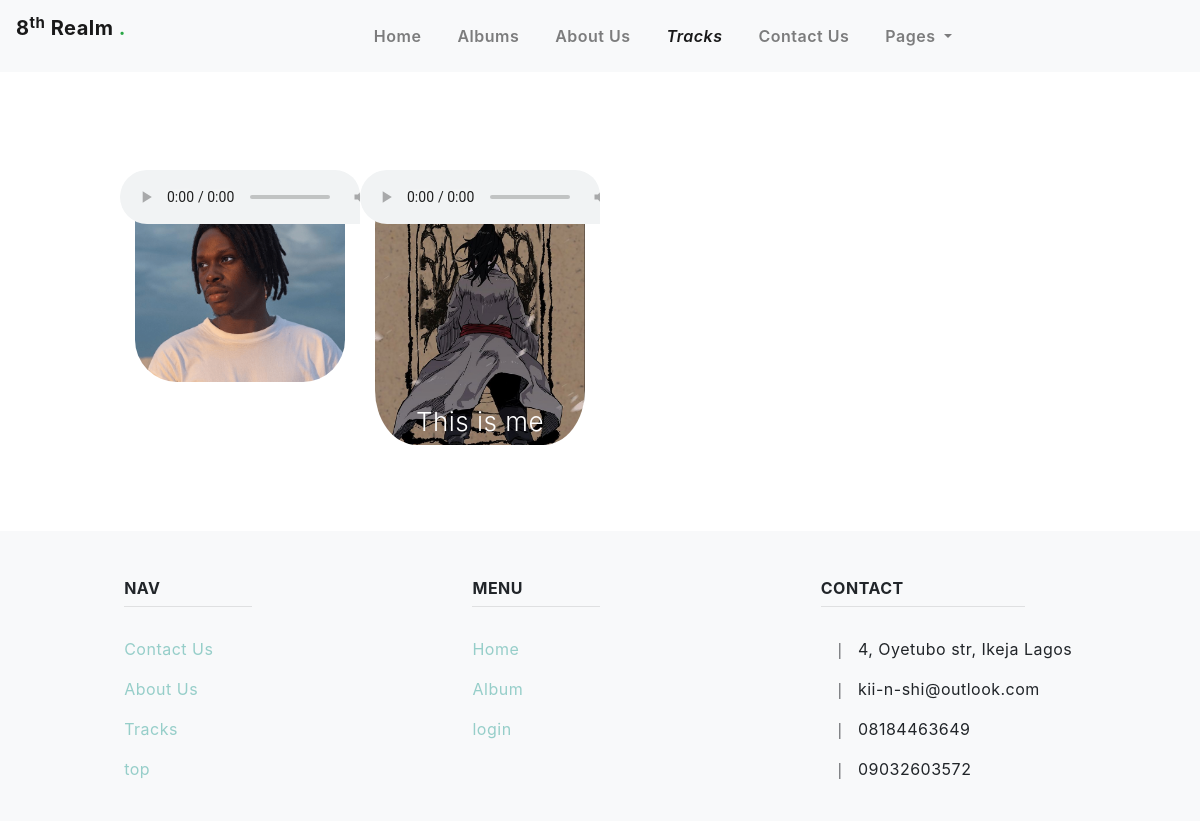
Before: /pages/tracks/ with the older database file.
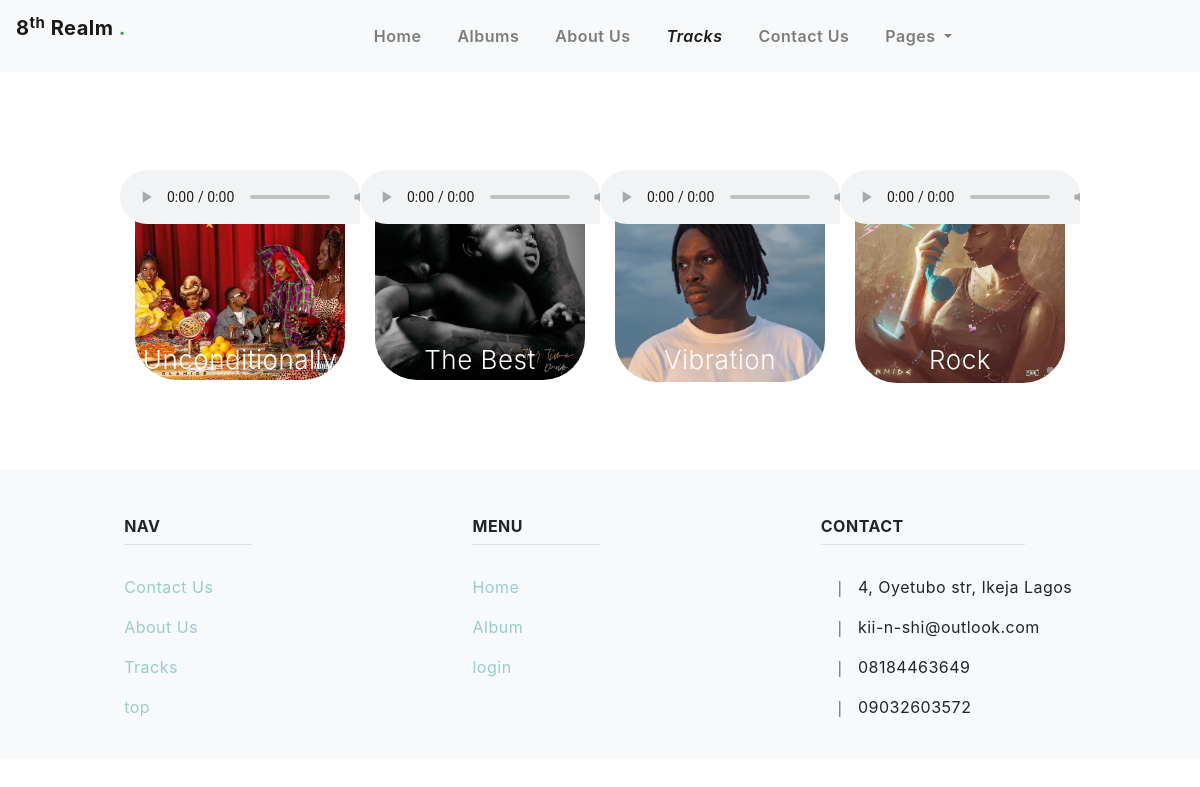
After: the same page with the newer database file.
### frontend/models.py (models this page shows, shortened)
class Track(models.Model):
    track_name = models.CharField(max_length=200)
    track_artists = models.CharField(max_length=200)
    track_image = models.ImageField(blank=True, null=True, verbose_name='Track Image', upload_to ='uploads/tracks')
    track_audio = models.FileField(blank=True, null=True, upload_to='upload')
    track_genre = models.CharField(max_length=200)
    slug = models.SlugField(max_length=200, unique=True)
    time_added = models.DateTimeField('date added', default=datetime.now())
    approve = models.BooleanField(default=False)
    def get_track_image(self):
        if self.track_image:
            return self.track_image.url
    def get_track_name(self):
        if self.track_name:
            return self.track_name
    def get_track_audio(self):
        if self.track_audio:
            return self.track_audio.url
    class Meta():
        verbose_name_plural = 'Track'

### frontend/views.py (the view)
# urls.py: path('tracks/', views.tracks, name='tracks'),
def tracks(request):
    track = Track.objects.order_by('-time_added')
    return render(request, 'frontend/tracks.html', {'track':track})

### template/frontend/tracks.html (shortened to what this page needs)
{% extends 'frontend/base.html' %}
{% load static %}
{% block content %}
  <link rel="stylesheet" href="{% static 'frontend/css/playlist.css' %}">
  <link rel="stylesheet" href="{% static 'frontend/css/style.css' %}">
  <link rel="stylesheet" href="{% static 'frontend/css/bootstrap.min.css' %}">
</head>
<body>
  <section class="album">
    <div class="container-fluid mt-5">
      <div class="row" >
        {% if track %}
          {% for t in track %}
            <div class="album-col col-lg-3 col-md-6 col-sm-12 col-12" >
              <img src="{{t.get_track_image}}" class="mb-2" >
              <div class="layer ">
                <h3 class = 'hitz mb-3'>{{t.get_track_name}}</h3>
                <audio controls class="embed-responsive-item" src="{{t.get_track_audio}}" type="audio/mpeg" ></audio>
              </div>
            </div>
          {% endfor %}
        {% endif %}
      </div>
    </div>
  </section>
{% endblock %}

### template/frontend/base.html (shortened to what this page needs)
{% load static %}
<!DOCTYPE html>
<html lang="en">
    <head>
      <link rel="stylesheet" href="{% static 'frontend/../../static/frontend/css/details.css' %}">
      <link rel="stylesheet" href="{% static 'frontend/css/login.css' %}">
      <link rel="stylesheet" href="{% static 'frontend/css/team.css' %}">
      <link rel="stylesheet" href="{% static 'frontend/css/contact-us.css' %}">
      <link rel="stylesheet" href="{% static 'frontend/css/style.css' %}">
      <link rel="stylesheet" href="{% static 'frontend/css/bootstrap.min.css' %}">
      <link rel="stylesheet" href="{% static 'frontend/css/font-awesome.css' %}">
      <link rel="stylesheet" href="{% static 'frontend/css/font-awesome.min.css' %}">
      <link rel="stylesheet" href="{% static 'frontend/css/custom.css' %}">
    </head>
    <body>
        <section id="nav-bar">
            <nav class="navbar navbar-expand-lg navbar-light bg-light fixed">
                <p class="navbar-brand"><strong>8<sup>th</sup> Realm <span class="text-success">.</span></strong></p>
                <div class="collapse navbar-collapse align-items-center text-center justify-content-center" id="navbarNav">
                    {% if request.user.is_authenticated%}
                    <ul class="navbar-nav d-flex align-items-end text-center justify-content-end">
                        {% url 'home' as Home %}
                        {% url 'frontend:albums' as Albums%}
                        {% url 'frontend:team' as About %}
                        {% url 'frontend:tracks' as Tracks %}
                        {% url 'frontend:contact' as Contact %}
                        {% url 'frontend:login_view' as Login %}
                        {% url 'frontend:logout_view' as Logout %}
                        {% url 'frontend:dashboard' as Dashboard %}
                        <li {% if request.path == Home %}  class="nav-item active" {% endif %}>
                            <a href="{% url 'home' %}" class="nav-link">home<span class="sr-only"></span> </a>
                        </li>
                        <li {% if request.path == Albums %} class="nav-item active" {% endif %}>
                            <a href="{% url 'frontend:albums' %}" class="nav-link">albums<span class="sr-only"></span></a>
                        </li>
                        <li {% if request.path == Tracks %} class="nav-item active" {% endif %}>
                            <a href="{% url 'frontend:tracks' %}" class="nav-link">Tracks<span class="sr-only"></span></a>
                        </li>
                        <li {% if request.path == Dashboard %} class="nav-item active" {% endif %}>
                            <a href="{% url 'frontend:dashboard'%}" class="nav-link">Dashboard<span class="sr-only"></span></a>
                        </li>
                        <li {% if request.path == Logout %} class="nav-item active" {% endif %}>
                            <a href="{% url 'frontend:logout_view' %}" class="nav-link">Logout<span class="sr-only"></span></a>
                        </li>
                    </ul>
                    {% else %}
                    <ul class="navbar-nav d-flex align-items-end text-center justify-content-end">
                        {% url 'home' as Home %}
                        {% url 'frontend:albums' as Albums%}
                        {% url 'frontend:team' as About %}
                        {% url 'frontend:tracks' as Tracks %}
                        {% url 'frontend:contact' as Contact %}
                        {% url 'frontend:login' as Login%}
                        <li {% if request.path == Home %}  class="nav-item active" {% endif %}>
                            <a href="{% url 'home' %}" class="nav-link">home </a>
                        </li>
                        <li {% if request.path == Albums %} class="nav-item active" {% endif %}>
                            <a href="{% url 'frontend:albums' %}" class="nav-link">albums</a>
                        </li>
                        <li {% if request.path == About %} class="nav-item active" {% endif %}>
                            <a href="{% url 'frontend:team'%}" class="nav-link">About Us</a>
                        </li>
                        <li {% if request.path == Tracks %} class="nav-item active" {% endif %}>
                            <a href="{% url 'frontend:tracks' %}" class="nav-link">Tracks</a>
                        </li>
                        <li {% if request.path == Contact %} class="nav-item active" {% endif %}>
                            <a href="{% url 'frontend:contact' %}" class="nav-link">contact us</a>
                        </li>
                        <li {% if request.path == Login %} class="nav-item dropdown active" {% endif %}>
                            <a class="nav-link dropdown-toggle" href="{% url 'frontend:login_view' %}" id="navbarDropdown" role="button" data-toggle="dropdown" aria-haspopup="true" aria-expanded="false">
                                pages
                            </a>
                        </li>
                    </ul>
                    {% endif %}
                </div>
            </nav>
        </section>
        {% block content %}
        {% endblock %}
        <footer class="page-footer font-small blue-grey lighten-5 bg-light">
            <div class="container text-center text-md-left mt-5">
                <div class="row mt-5 dark-grey-text">
                    <div class="col-md-2 col-lg-2 col-xl-2 mx-auto mb-4 mt-5">
                        <h6 class="text-uppercase font-weight-bold menu">Nav</h6>
                        <hr class="teal accent-3 mb-4 mt-0 d-inline-block mx-auto" style="width: 60px;">
                        <p>
                            <a class="dark-grey-text" href="{% url 'frontend:contact'%}" style="text-decoration: solid; color: #8fcac5ee; font-size: medium;">Contact Us</a>
                        </p>
                        <p>
                            <a class="dark-grey-text" href="{% url 'frontend:team' %}" style="text-decoration: solid; color: #8fcac5ee; font-size: medium;">About Us</a>
                        </p>
                        <p>
                            <a class="dark-grey-text" href="{% url 'frontend:tracks' %}" style="text-decoration: solid; color: #8fcac5ee; font-size: medium;">Tracks</a>
                        </p>
                        <p>
                            <a class="success-text" href="#top" style="text-decoration: solid; color: #8fcac5ee; font-size: medium;">top</a>
                        </p>
                    </div>
                    <div class="col-md-3 col-lg-2 col-xl-2 mx-auto mb-4 mt-5">
                        <h6 class="text-uppercase font-weight-bold menu">Menu</h6>
                        <hr class="teal accent-3 mb-4 mt-0 d-inline-block mx-auto" style="width: 60px; color: azure; font-size: medium;">
                        <p>
                            <a class="dark-grey-text" href="{% url 'home' %}" style="text-decoration: solid; color: #8fcac5ee; font-size: medium;">Home</a>
                        </p>
                        <p>
                            <a class="dark-grey-text" href="{% url 'frontend:albums' %}" style="text-decoration: solid; color: #8fcac5ee; font-size: medium;">Album</a>
                        </p>
                        <p>
                            <a class="dark-grey-text" href="{% url 'frontend:login_view' %}" style="text-decoration: solid; color: #8fcac5ee; font-size: medium;">login</a>
                        </p>
                    </div>
                    <div class="col-md-4 col-lg-3 col-xl-3 mx-auto mb-md-0 mb-4 mt-5">
                        <h6 class="text-uppercase font-weight-bold menu">Contact</h6>
                        <hr class="teal accent-3 mb-4 mt-0 d-inline-block mx-auto" style="width: 60px;">
                        <p>
                        <i class="fa fa-home mr-3"> | </i>4, Oyetubo str, Ikeja Lagos</p>
                        <p>
                        <i class="fa fa-envelope mr-3"> | </i>kii-n-shi@outlook.com</p>
                        <p>
                        <i class="fa fa-whatsapp mr-3"> | </i>08184463649</p>
                        <p>
                        <i class="fa fa-print mr-3"> | </i>09032603572</p>
                    </div>
                </div>
            </div>
        </footer>
    </body>
</html>

### static/frontend/css/details.css (style rules this page uses)
* { margin: 0; padding: 0; box-sizing: border-box; }
div { display: block; }
body { font-family: sans-serif; line-height: 26px; font-size: 15px; font-weight: 400; color: #222; letter-spacing: 0.5px; }
a, a:hover { text-decoration: none; }
hr { background-color: 1px solid #f8f9fa; min-width: 80%; max-width: 80%; }

### static/frontend/css/login.css (style rules this page uses)
#nav-bar { position: sticky; top: 0; z-index: 10; }
.navbar-nav li { padding: 0 10px; justify-content: space-between; }
.navbar-nav li a { float: right; text-align: left; font-weight: 600; text-transform: capitalize; }
.navbar { background: #fff; }

### static/frontend/css/style.css (style rules this page uses)
* { margin: 0; padding: 0; }
#nav-bar { position: sticky; top: 0; z-index: 10; }
.navbar-nav li { padding: 0 10px; justify-content: space-between; }
.navbar-nav li a { float: right; text-align: left; font-weight: 600; text-transform: capitalize; }
.navbar { background: #fff; }
.layer { background: transparent; height: 100%; width: 100%; position: absolute; top: 0; left: 0; transition: 0.5s; }
.layer h3 { width: 100%; font-weight: 300; color: #fff; font-size: 26px; bottom: 0; left: 50%; transform: translateX(-50%); position: absolute; transition: 0.5s; }

### static/frontend/css/custom.css (style rules this page uses)
.active { font-weight: bolder; font-style: italic; color:darkslategray }

### static/frontend/css/playlist.css (style rules this page uses)
.album { width: 80%; margin: auto; text-align: center; padding-top: 50px; }
.album-col { flex-basis: 32%; border-radius: 25px; margin-bottom: 30px; position: relative; overflow: hidden; }
.album-col img { width: 100%; display: block; }
.layer { background: transparent; height: 100%; width: 100%; position: absolute; top: 0; left: 0; transition: 0.5s; }
.layer h3 { width: 100%; font-weight: 500; color: #fff; font-size: 26px; bottom: 0; left: 50%; transform: translateX(-50%); position: absolute; transition: 0.5s; }
img { border-radius: 20%; }

Changed rows visible on the page:
removed Track: get_track_image (picture)
removed Track: get_track_image (picture), get_track_name "This is me"
added Track: get_track_image (picture), get_track_name "Unconditionally"
added Track: get_track_image (picture), get_track_name "The Best"
added Track: get_track_image (picture), get_track_name "Vibration"
added Track: get_track_image (picture), get_track_name "Rock"
